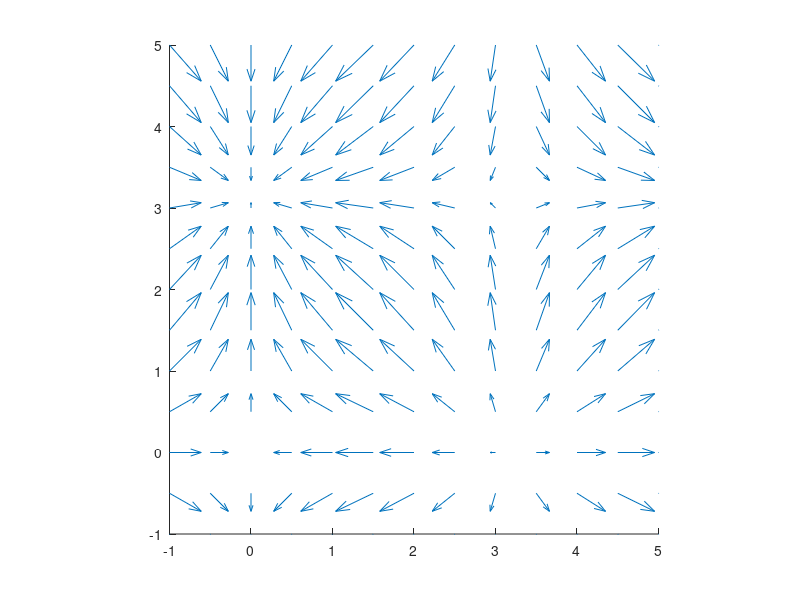

This chart was generated by the following MATLAB code:
[x,y] = meshgrid(-1:0.5:5)

vx = -sin(x)
vy = sin(y)
f = cos(x)*cos(y)
hold on
quiver(x,y,vx,vy,1)
contour(x,y,f)
axis equal